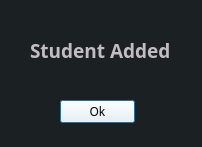
<?xml version="1.0" encoding="UTF-8"?>
<ui version="4.0">
 <class>dlgStudentAdded</class>
 <widget class="QDialog" name="dlgStudentAdded">
  <property name="geometry">
   <rect>
    <x>0</x>
    <y>0</y>
    <width>202</width>
    <height>147</height>
   </rect>
  </property>
  <property name="minimumSize">
   <size>
    <width>202</width>
    <height>147</height>
   </size>
  </property>
  <property name="maximumSize">
   <size>
    <width>202</width>
    <height>147</height>
   </size>
  </property>
  <property name="windowTitle">
   <string>Student Added</string>
  </property>
  <property name="styleSheet">
   <string notr="true">background: #1b2023;</string>
  </property>
  <widget class="QPushButton" name="btnDlgStudentAdded">
   <property name="geometry">
    <rect>
     <x>60</x>
     <y>100</y>
     <width>75</width>
     <height>23</height>
    </rect>
   </property>
   <property name="font">
    <font>
     <family>JetBrains Mono</family>
     <pointsize>9</pointsize>
    </font>
   </property>
   <property name="styleSheet">
    <string notr="true">background: white;
</string>
   </property>
   <property name="text">
    <string>Ok</string>
   </property>
  </widget>
  <widget class="QLabel" name="txtStudentAdded">
   <property name="geometry">
    <rect>
     <x>30</x>
     <y>10</y>
     <width>151</width>
     <height>81</height>
    </rect>
   </property>
   <property name="font">
    <font>
     <family>JetBrains Mono</family>
     <pointsize>14</pointsize>
     <weight>75</weight>
     <bold>true</bold>
    </font>
   </property>
   <property name="styleSheet">
    <string notr="true">color: #c3bcc2;</string>
   </property>
   <property name="text">
    <string>Student Added</string>
   </property>
  </widget>
 </widget>
 <resources/>
 <connections/>
</ui>
